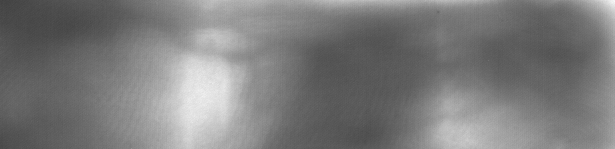
#> input picture biocube/images/FV_base_cropped.png, 615 x 149 px
$ jupyter execute --allow-errors 'preprocessing the image.ipynb'
#> lines starting #> are read from the running program, lines starting #| are printed output that depends on the picture
[cell 1]
import numpy as np
import cv2
import cv2 as cv
import matplotlib.pyplot as plt

## Method 1

### Apply gaussianBlur (Horizontal and vertical) -> Take difference of both gaussian from image -> adjust gamma -> equalize

[cell 2]
img = cv.imread('images/FV_base_cropped.png')
#> img is the input picture: shape (149, 615, 3); min 65, max 248, mean 123.3
img = cv.cvtColor(img, cv2.COLOR_BGR2GRAY)
#> img: shape (149, 615)
plt.imshow(img, cmap='gray')
plt.axis('off')

[cell 3]
# Removes fingerprint data
gaussian_img1 = cv.GaussianBlur(img.copy(), (img.shape[0], 1), 1)

plt.imshow(gaussian_img1, cmap='gray')
plt.show()

gaussian_img2 = cv.GaussianBlur(img.copy(), (1, img.shape[1]), 1)

plt.imshow(gaussian_img2, cmap='gray')
plt.show()

[cell 4]
diff1 = np.abs(img-gaussian_img1)
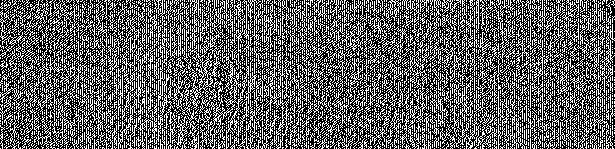
#> diff1: shape (149, 615); min 0, max 255, mean 97.5
diff2 = np.abs(img-gaussian_img2)
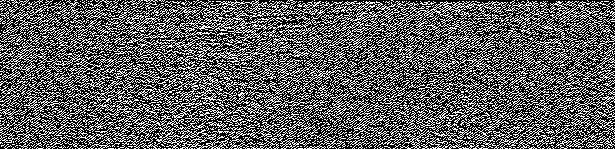
#> diff2: shape (149, 615); min 0, max 255, mean 94

plt.imshow(diff1, cmap='gray')
plt.show()
plt.imshow(diff2, cmap='gray')
plt.show()

new_gauss_img = np.abs( img - (diff1 + diff2) )
plt.imshow(new_gauss_img, cmap='gray')

[cell 5]
# [8 lines of commented-out code are left out]

[cell 6]
gamma_adjust_img = np.array(255*(new_gauss_img.copy()/255)**0.2, dtype='uint8')
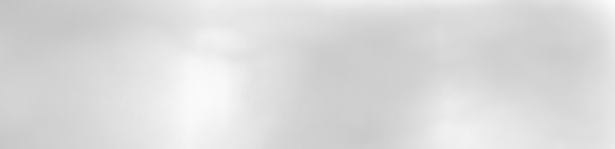
#> gamma_adjust_img: shape (149, 615); min 194, max 253, mean 218.7
plt.imshow(gamma_adjust_img, cmap='gray')

[cell 7]
plt.figure(figsize=(17,4))
plt.subplot(121)
val = plt.hist(img.ravel(), bins=256, range=(0, 255), fc='k', ec='k')
plt.title('Image histogram')

plt.subplot(122)
val = plt.hist(gamma_adjust_img.ravel(), bins=256, range=(0, 255), fc='k', ec='k')
plt.title('Preprocessed Image histogram')
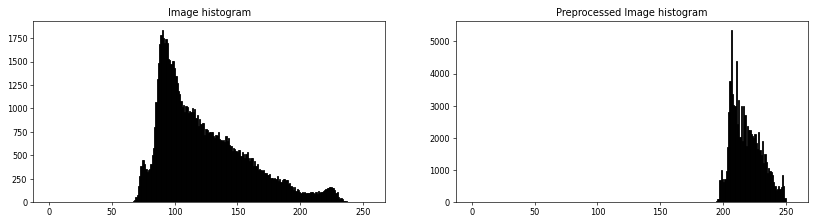
#> figure drawn by matplotlib, 2 panels; panel 1: tallest bar 1843 high, from x = 89.65 to 90.64; panel 2: tallest bar 5371 high, from x = 206.2 to 207.2

[cell 8]
equalized_img = cv.equalizeHist(gamma_adjust_img)
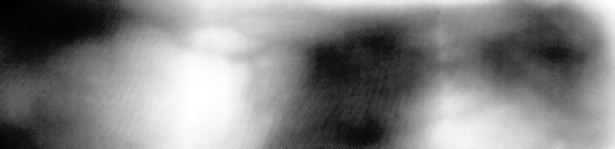
#> equalized_img: shape (149, 615); min 0, max 255, mean 130.9

[cell 9]
plt.figure(figsize=(17,4))
plt.subplot(121)
val = plt.imshow(gamma_adjust_img, cmap='gray')

plt.subplot(122)
val = plt.imshow(equalized_img, cmap='gray')

[cell 10]
val = plt.hist(equalized_img.ravel(), bins=256, range=(0, 255), fc='k', ec='k')
plt.title('Equalized Preprocessed Image histogram')
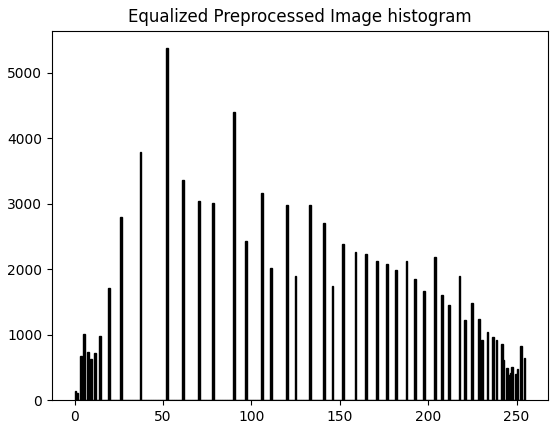
#> figure drawn by matplotlib, 1 panel; tallest bar 5371 high, from x = 51.8 to 52.79

## Method 2

### CLAHE

[cell 11]
gb_img = np.array(gamma_adjust_img, dtype='uint8')

# gb_img = cv2.medianBlur(gb_img, 3)
# plt.imshow(gb_img, cmap='gray')
# plt.show()

clahe = cv2.createCLAHE(clipLimit=3, tileGridSize=(3,1))

CLAHEoutput = clahe.apply(gb_img)
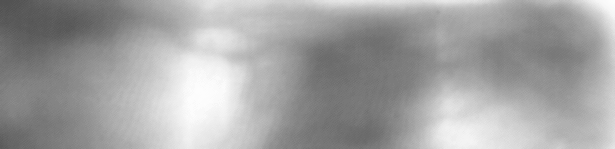
#> CLAHEoutput: shape (149, 615); min 81, max 254, mean 162.4

plt.imshow(CLAHEoutput, cmap='gray')

[cell 12]
gb_img = np.array(img, dtype='uint8')

gb_img = cv2.GaussianBlur(gb_img, (7,7), sigmaX=3)
# plt.imshow(gb_img)

clahe = cv2.createCLAHE(clipLimit=1, tileGridSize=(9,9))

#> (the rest of this cell did not finish here and is left out)
